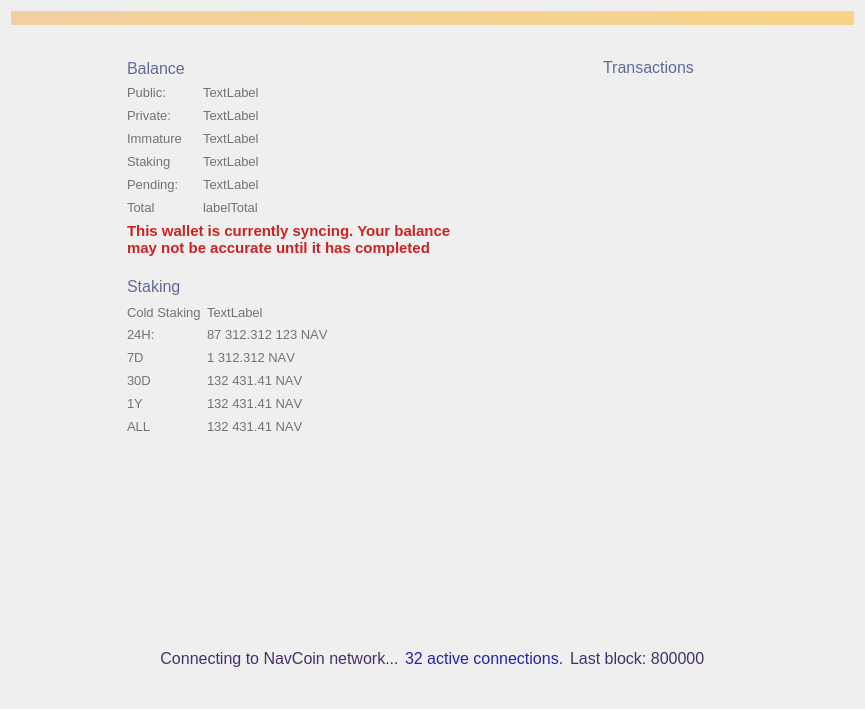
<?xml version="1.0" encoding="UTF-8"?>
<ui version="4.0">
 <class>OverviewPage</class>
 <widget class="QWidget" name="OverviewPage">
  <property name="geometry">
   <rect>
    <x>0</x>
    <y>0</y>
    <width>865</width>
    <height>709</height>
   </rect>
  </property>
  <property name="sizePolicy">
   <sizepolicy hsizetype="MinimumExpanding" vsizetype="MinimumExpanding">
    <horstretch>0</horstretch>
    <verstretch>0</verstretch>
   </sizepolicy>
  </property>
  <property name="maximumSize">
   <size>
    <width>16777215</width>
    <height>16777215</height>
   </size>
  </property>
  <property name="windowTitle">
   <string>Form</string>
  </property>
  <property name="styleSheet">
   <string notr="true"/>
  </property>
  <layout class="QVBoxLayout" name="topLayout">
   <item>
    <widget class="QLabel" name="labelAlerts">
     <property name="visible">
      <bool>false</bool>
     </property>
     <property name="styleSheet">
      <string notr="true">background-color: qlineargradient(x1: 0, y1: 0, x2: 1, y2: 0, stop:0 #F0D0A0, stop:1 #F8D488); color:#000000;</string>
     </property>
     <property name="wordWrap">
      <bool>true</bool>
     </property>
     <property name="margin">
      <number>3</number>
     </property>
    </widget>
   </item>
   <item>
    <spacer name="verticalSpacer">
     <property name="orientation">
      <enum>Qt::Vertical</enum>
     </property>
     <property name="sizeType">
      <enum>QSizePolicy::Fixed</enum>
     </property>
     <property name="sizeHint" stdset="0">
      <size>
       <width>20</width>
       <height>20</height>
      </size>
     </property>
    </spacer>
   </item>
   <item>
    <layout class="QHBoxLayout" name="horizontalLayout_2">
     <property name="sizeConstraint">
      <enum>QLayout::SetMinimumSize</enum>
     </property>
     <item>
      <spacer name="horizontalSpacer">
       <property name="orientation">
        <enum>Qt::Horizontal</enum>
       </property>
       <property name="sizeType">
        <enum>QSizePolicy::Fixed</enum>
       </property>
       <property name="sizeHint" stdset="0">
        <size>
         <width>100</width>
         <height>20</height>
        </size>
       </property>
      </spacer>
     </item>
     <item>
      <layout class="QVBoxLayout" name="verticalLayout_2">
       <property name="sizeConstraint">
        <enum>QLayout::SetNoConstraint</enum>
       </property>
       <property name="leftMargin">
        <number>16</number>
       </property>
       <property name="topMargin">
        <number>7</number>
       </property>
       <property name="rightMargin">
        <number>16</number>
       </property>
       <property name="bottomMargin">
        <number>16</number>
       </property>
       <item>
        <layout class="QHBoxLayout" name="horizontalLayout_3">
         <property name="spacing">
          <number>0</number>
         </property>
         <item>
          <widget class="QLabel" name="label_4">
           <property name="sizePolicy">
            <sizepolicy hsizetype="Minimum" vsizetype="Preferred">
             <horstretch>0</horstretch>
             <verstretch>0</verstretch>
            </sizepolicy>
           </property>
           <property name="font">
            <font>
             <pointsize>-1</pointsize>
            </font>
           </property>
           <property name="styleSheet">
            <string notr="true">color: #616998; text-transform: uppercase; font-size: 16px</string>
           </property>
           <property name="text">
            <string>Balance</string>
           </property>
          </widget>
         </item>
         <item>
          <spacer name="horizontalSpacer_11">
           <property name="orientation">
            <enum>Qt::Horizontal</enum>
           </property>
           <property name="sizeType">
            <enum>QSizePolicy::Maximum</enum>
           </property>
           <property name="sizeHint" stdset="0">
            <size>
             <width>10</width>
             <height>20</height>
            </size>
           </property>
          </spacer>
         </item>
         <item>
          <spacer name="horizontalSpacer_10">
           <property name="orientation">
            <enum>Qt::Horizontal</enum>
           </property>
           <property name="sizeHint" stdset="0">
            <size>
             <width>40</width>
             <height>20</height>
            </size>
           </property>
          </spacer>
         </item>
        </layout>
       </item>
       <item>
        <layout class="QHBoxLayout" name="horizontalLayout_4">
         <item>
          <layout class="QFormLayout" name="formLayout">
           <property name="sizeConstraint">
            <enum>QLayout::SetNoConstraint</enum>
           </property>
           <property name="labelAlignment">
            <set>Qt::AlignLeading|Qt::AlignLeft|Qt::AlignVCenter</set>
           </property>
           <property name="verticalSpacing">
            <number>-1</number>
           </property>
           <item row="0" column="0">
            <widget class="QLabel" name="label_6">
             <property name="sizePolicy">
              <sizepolicy hsizetype="Minimum" vsizetype="Preferred">
               <horstretch>0</horstretch>
               <verstretch>0</verstretch>
              </sizepolicy>
             </property>
             <property name="minimumSize">
              <size>
               <width>70</width>
               <height>17</height>
              </size>
             </property>
             <property name="maximumSize">
              <size>
               <width>70</width>
               <height>17</height>
              </size>
             </property>
             <property name="font">
              <font>
               <pointsize>10</pointsize>
               <weight>50</weight>
               <bold>false</bold>
               <stylestrategy>PreferAntialias</stylestrategy>
              </font>
             </property>
             <property name="styleSheet">
              <string notr="true">color: #727272</string>
             </property>
             <property name="text">
              <string>Public:</string>
             </property>
             <property name="alignment">
              <set>Qt::AlignLeading|Qt::AlignLeft|Qt::AlignVCenter</set>
             </property>
            </widget>
           </item>
           <item row="0" column="1">
            <widget class="QLabel" name="labelBalance">
             <property name="font">
              <font>
               <pointsize>10</pointsize>
               <weight>50</weight>
               <bold>false</bold>
               <stylestrategy>PreferAntialias</stylestrategy>
              </font>
             </property>
             <property name="styleSheet">
              <string notr="true">color: #727272</string>
             </property>
             <property name="text">
              <string>TextLabel</string>
             </property>
             <property name="alignment">
              <set>Qt::AlignLeading|Qt::AlignLeft|Qt::AlignVCenter</set>
             </property>
            </widget>
           </item>
           <item row="1" column="0">
            <widget class="QLabel" name="labelPrivateText">
             <property name="sizePolicy">
              <sizepolicy hsizetype="Minimum" vsizetype="Preferred">
               <horstretch>0</horstretch>
               <verstretch>0</verstretch>
              </sizepolicy>
             </property>
             <property name="minimumSize">
              <size>
               <width>70</width>
               <height>17</height>
              </size>
             </property>
             <property name="maximumSize">
              <size>
               <width>70</width>
               <height>17</height>
              </size>
             </property>
             <property name="font">
              <font>
               <pointsize>10</pointsize>
               <weight>50</weight>
               <bold>false</bold>
               <stylestrategy>PreferAntialias</stylestrategy>
              </font>
             </property>
             <property name="styleSheet">
              <string notr="true">color: #727272</string>
             </property>
             <property name="text">
              <string>Private:</string>
             </property>
             <property name="alignment">
              <set>Qt::AlignLeading|Qt::AlignLeft|Qt::AlignVCenter</set>
             </property>
            </widget>
           </item>
           <item row="1" column="1">
            <widget class="QLabel" name="labelPrivate">
             <property name="font">
              <font>
               <pointsize>10</pointsize>
               <weight>50</weight>
               <bold>false</bold>
               <stylestrategy>PreferAntialias</stylestrategy>
              </font>
             </property>
             <property name="styleSheet">
              <string notr="true">color: #727272</string>
             </property>
             <property name="text">
              <string>TextLabel</string>
             </property>
             <property name="alignment">
              <set>Qt::AlignLeading|Qt::AlignLeft|Qt::AlignVCenter</set>
             </property>
            </widget>
           </item>
           <item row="2" column="0">
            <widget class="QLabel" name="labelImmatureText">
             <property name="sizePolicy">
              <sizepolicy hsizetype="Minimum" vsizetype="Preferred">
               <horstretch>0</horstretch>
               <verstretch>0</verstretch>
              </sizepolicy>
             </property>
             <property name="minimumSize">
              <size>
               <width>70</width>
               <height>17</height>
              </size>
             </property>
             <property name="maximumSize">
              <size>
               <width>70</width>
               <height>17</height>
              </size>
             </property>
             <property name="font">
              <font>
               <pointsize>10</pointsize>
               <weight>50</weight>
               <bold>false</bold>
               <stylestrategy>PreferAntialias</stylestrategy>
              </font>
             </property>
             <property name="styleSheet">
              <string notr="true">color: #727272</string>
             </property>
             <property name="text">
              <string>Immature</string>
             </property>
             <property name="alignment">
              <set>Qt::AlignLeading|Qt::AlignLeft|Qt::AlignVCenter</set>
             </property>
            </widget>
           </item>
           <item row="2" column="1">
            <widget class="QLabel" name="labelImmature">
             <property name="font">
              <font>
               <pointsize>10</pointsize>
               <weight>50</weight>
               <bold>false</bold>
               <stylestrategy>PreferAntialias</stylestrategy>
              </font>
             </property>
             <property name="styleSheet">
              <string notr="true">color: #727272</string>
             </property>
             <property name="text">
              <string>TextLabel</string>
             </property>
             <property name="alignment">
              <set>Qt::AlignLeading|Qt::AlignLeft|Qt::AlignVCenter</set>
             </property>
            </widget>
           </item>
           <item row="3" column="0">
            <widget class="QLabel" name="labelStakingText">
             <property name="sizePolicy">
              <sizepolicy hsizetype="Minimum" vsizetype="Preferred">
               <horstretch>0</horstretch>
               <verstretch>0</verstretch>
              </sizepolicy>
             </property>
             <property name="minimumSize">
              <size>
               <width>70</width>
               <height>17</height>
              </size>
             </property>
             <property name="maximumSize">
              <size>
               <width>70</width>
               <height>17</height>
              </size>
             </property>
             <property name="font">
              <font>
               <pointsize>10</pointsize>
               <weight>50</weight>
               <bold>false</bold>
               <stylestrategy>PreferAntialias</stylestrategy>
              </font>
             </property>
             <property name="styleSheet">
              <string notr="true">color: #727272</string>
             </property>
             <property name="text">
              <string>Staking</string>
             </property>
             <property name="alignment">
              <set>Qt::AlignLeading|Qt::AlignLeft|Qt::AlignVCenter</set>
             </property>
            </widget>
           </item>
           <item row="3" column="1">
            <widget class="QLabel" name="labelStaking">
             <property name="font">
              <font>
               <pointsize>10</pointsize>
               <weight>50</weight>
               <bold>false</bold>
               <stylestrategy>PreferAntialias</stylestrategy>
              </font>
             </property>
             <property name="styleSheet">
              <string notr="true">color: #727272</string>
             </property>
             <property name="text">
              <string>TextLabel</string>
             </property>
             <property name="alignment">
              <set>Qt::AlignLeading|Qt::AlignLeft|Qt::AlignVCenter</set>
             </property>
            </widget>
           </item>
           <item row="4" column="0">
            <widget class="QLabel" name="labelUnconfirmedText">
             <property name="sizePolicy">
              <sizepolicy hsizetype="Minimum" vsizetype="Preferred">
               <horstretch>0</horstretch>
               <verstretch>0</verstretch>
              </sizepolicy>
             </property>
             <property name="minimumSize">
              <size>
               <width>70</width>
               <height>17</height>
              </size>
             </property>
             <property name="maximumSize">
              <size>
               <width>70</width>
               <height>17</height>
              </size>
             </property>
             <property name="font">
              <font>
               <pointsize>10</pointsize>
               <weight>50</weight>
               <bold>false</bold>
               <stylestrategy>PreferAntialias</stylestrategy>
              </font>
             </property>
             <property name="styleSheet">
              <string notr="true">color: #727272</string>
             </property>
             <property name="text">
              <string>Pending:</string>
             </property>
             <property name="alignment">
              <set>Qt::AlignLeading|Qt::AlignLeft|Qt::AlignVCenter</set>
             </property>
            </widget>
           </item>
           <item row="4" column="1">
            <widget class="QLabel" name="labelUnconfirmed">
             <property name="font">
              <font>
               <pointsize>10</pointsize>
               <weight>50</weight>
               <bold>false</bold>
               <stylestrategy>PreferAntialias</stylestrategy>
              </font>
             </property>
             <property name="styleSheet">
              <string notr="true">color: #727272</string>
             </property>
             <property name="text">
              <string>TextLabel</string>
             </property>
             <property name="alignment">
              <set>Qt::AlignLeading|Qt::AlignLeft|Qt::AlignVCenter</set>
             </property>
            </widget>
           </item>
           <item row="5" column="0">
            <widget class="QLabel" name="label_8">
             <property name="sizePolicy">
              <sizepolicy hsizetype="Minimum" vsizetype="Preferred">
               <horstretch>0</horstretch>
               <verstretch>0</verstretch>
              </sizepolicy>
             </property>
             <property name="minimumSize">
              <size>
               <width>70</width>
               <height>17</height>
              </size>
             </property>
             <property name="maximumSize">
              <size>
               <width>70</width>
               <height>17</height>
              </size>
             </property>
             <property name="font">
              <font>
               <pointsize>10</pointsize>
               <weight>50</weight>
               <bold>false</bold>
               <stylestrategy>PreferAntialias</stylestrategy>
              </font>
             </property>
             <property name="styleSheet">
              <string notr="true">color: #727272</string>
             </property>
             <property name="text">
              <string>Total</string>
             </property>
             <property name="alignment">
              <set>Qt::AlignLeading|Qt::AlignLeft|Qt::AlignVCenter</set>
             </property>
            </widget>
           </item>
           <item row="5" column="1">
            <widget class="QLabel" name="labelTotal">
             <property name="font">
              <font>
               <pointsize>10</pointsize>
               <weight>50</weight>
               <bold>false</bold>
               <stylestrategy>PreferAntialias</stylestrategy>
              </font>
             </property>
             <property name="styleSheet">
              <string notr="true">color: #727272</string>
             </property>
             <property name="text">
              <string>labelTotal</string>
             </property>
             <property name="alignment">
              <set>Qt::AlignLeading|Qt::AlignLeft|Qt::AlignVCenter</set>
             </property>
            </widget>
           </item>
          </layout>
         </item>
         <item>
          <spacer name="horizontalSpacer_4">
           <property name="orientation">
            <enum>Qt::Horizontal</enum>
           </property>
           <property name="sizeHint" stdset="0">
            <size>
             <width>40</width>
             <height>20</height>
            </size>
           </property>
          </spacer>
         </item>
        </layout>
       </item>
       <item>
        <widget class="QLabel" name="labelWalletStatus">
         <property name="font">
          <font>
           <pointsize>11</pointsize>
           <weight>75</weight>
           <bold>true</bold>
          </font>
         </property>
         <property name="styleSheet">
          <string notr="true">color:#cc2222</string>
         </property>
         <property name="text">
          <string>This wallet is currently syncing. Your balance may not be accurate until it has completed</string>
         </property>
         <property name="wordWrap">
          <bool>true</bool>
         </property>
        </widget>
       </item>
       <item>
        <spacer name="verticalSpacer_5">
         <property name="orientation">
          <enum>Qt::Vertical</enum>
         </property>
         <property name="sizeType">
          <enum>QSizePolicy::Maximum</enum>
         </property>
         <property name="sizeHint" stdset="0">
          <size>
           <width>20</width>
           <height>10</height>
          </size>
         </property>
        </spacer>
       </item>
       <item>
        <layout class="QHBoxLayout" name="horizontalLayout_7">
         <property name="spacing">
          <number>0</number>
         </property>
         <item>
          <widget class="QLabel" name="label_11">
           <property name="font">
            <font>
             <pointsize>-1</pointsize>
            </font>
           </property>
           <property name="styleSheet">
            <string notr="true">color: #616998; text-transform: uppercase; font-size: 16px</string>
           </property>
           <property name="text">
            <string>Staking</string>
           </property>
           <property name="alignment">
            <set>Qt::AlignLeading|Qt::AlignLeft|Qt::AlignVCenter</set>
           </property>
          </widget>
         </item>
         <item>
          <spacer name="horizontalSpacer_8">
           <property name="orientation">
            <enum>Qt::Horizontal</enum>
           </property>
           <property name="sizeType">
            <enum>QSizePolicy::Maximum</enum>
           </property>
           <property name="sizeHint" stdset="0">
            <size>
             <width>10</width>
             <height>20</height>
            </size>
           </property>
          </spacer>
         </item>
         <item>
          <widget class="QPushButton" name="unlockStakingButton">
           <property name="minimumSize">
            <size>
             <width>26</width>
             <height>26</height>
            </size>
           </property>
           <property name="maximumSize">
            <size>
             <width>26</width>
             <height>26</height>
            </size>
           </property>
           <property name="styleSheet">
            <string notr="true">border: 0</string>
           </property>
           <property name="text">
            <string/>
           </property>
          </widget>
         </item>
         <item>
          <spacer name="horizontalSpacer_9">
           <property name="orientation">
            <enum>Qt::Horizontal</enum>
           </property>
           <property name="sizeHint" stdset="0">
            <size>
             <width>40</width>
             <height>20</height>
            </size>
           </property>
          </spacer>
         </item>
        </layout>
       </item>
       <item>
        <layout class="QHBoxLayout" name="horizontalLayout_6">
         <item>
          <layout class="QFormLayout" name="formLayout_2">
           <property name="labelAlignment">
            <set>Qt::AlignLeading|Qt::AlignLeft|Qt::AlignVCenter</set>
           </property>
           <item row="1" column="0">
            <widget class="QLabel" name="labelColdStakingText">
             <property name="font">
              <font>
               <pointsize>10</pointsize>
              </font>
             </property>
             <property name="styleSheet">
              <string notr="true">color: #727272</string>
             </property>
             <property name="text">
              <string>Cold Staking</string>
             </property>
            </widget>
           </item>
           <item row="1" column="1">
            <widget class="QLabel" name="labelColdStaking">
             <property name="font">
              <font>
               <pointsize>10</pointsize>
              </font>
             </property>
             <property name="styleSheet">
              <string notr="true">color: #727272</string>
             </property>
             <property name="text">
              <string>TextLabel</string>
             </property>
            </widget>
           </item>
           <item row="2" column="0">
            <widget class="QLabel" name="label_10">
             <property name="sizePolicy">
              <sizepolicy hsizetype="Minimum" vsizetype="Preferred">
               <horstretch>0</horstretch>
               <verstretch>0</verstretch>
              </sizepolicy>
             </property>
             <property name="minimumSize">
              <size>
               <width>70</width>
               <height>17</height>
              </size>
             </property>
             <property name="maximumSize">
              <size>
               <width>70</width>
               <height>17</height>
              </size>
             </property>
             <property name="font">
              <font>
               <pointsize>10</pointsize>
               <weight>50</weight>
               <bold>false</bold>
               <stylestrategy>PreferAntialias</stylestrategy>
              </font>
             </property>
             <property name="styleSheet">
              <string notr="true">color: #727272</string>
             </property>
             <property name="text">
              <string>24H:</string>
             </property>
             <property name="alignment">
              <set>Qt::AlignLeading|Qt::AlignLeft|Qt::AlignVCenter</set>
             </property>
            </widget>
           </item>
           <item row="2" column="1">
            <widget class="QLabel" name="label24hStakingStats">
             <property name="font">
              <font>
               <pointsize>10</pointsize>
               <weight>50</weight>
               <bold>false</bold>
               <stylestrategy>PreferAntialias</stylestrategy>
               <kerning>false</kerning>
              </font>
             </property>
             <property name="styleSheet">
              <string notr="true">color: #727272</string>
             </property>
             <property name="text">
              <string>87 312.312 123 NAV</string>
             </property>
             <property name="alignment">
              <set>Qt::AlignLeading|Qt::AlignLeft|Qt::AlignVCenter</set>
             </property>
            </widget>
           </item>
           <item row="3" column="0">
            <widget class="QLabel" name="label_13">
             <property name="sizePolicy">
              <sizepolicy hsizetype="Minimum" vsizetype="Preferred">
               <horstretch>0</horstretch>
               <verstretch>0</verstretch>
              </sizepolicy>
             </property>
             <property name="minimumSize">
              <size>
               <width>70</width>
               <height>17</height>
              </size>
             </property>
             <property name="maximumSize">
              <size>
               <width>70</width>
               <height>17</height>
              </size>
             </property>
             <property name="font">
              <font>
               <pointsize>10</pointsize>
               <weight>50</weight>
               <bold>false</bold>
               <stylestrategy>PreferAntialias</stylestrategy>
               <kerning>false</kerning>
              </font>
             </property>
             <property name="styleSheet">
              <string notr="true">color: #727272</string>
             </property>
             <property name="text">
              <string>7D</string>
             </property>
             <property name="alignment">
              <set>Qt::AlignLeading|Qt::AlignLeft|Qt::AlignVCenter</set>
             </property>
            </widget>
           </item>
           <item row="3" column="1">
            <widget class="QLabel" name="label7dStakingStats">
             <property name="font">
              <font>
               <pointsize>10</pointsize>
               <weight>50</weight>
               <bold>false</bold>
               <stylestrategy>PreferAntialias</stylestrategy>
               <kerning>false</kerning>
              </font>
             </property>
             <property name="styleSheet">
              <string notr="true">color: #727272</string>
             </property>
             <property name="text">
              <string>1 312.312 NAV</string>
             </property>
             <property name="alignment">
              <set>Qt::AlignLeading|Qt::AlignLeft|Qt::AlignVCenter</set>
             </property>
            </widget>
           </item>
           <item row="4" column="0">
            <widget class="QLabel" name="label_14">
             <property name="sizePolicy">
              <sizepolicy hsizetype="Minimum" vsizetype="Preferred">
               <horstretch>0</horstretch>
               <verstretch>0</verstretch>
              </sizepolicy>
             </property>
             <property name="minimumSize">
              <size>
               <width>70</width>
               <height>17</height>
              </size>
             </property>
             <property name="maximumSize">
              <size>
               <width>70</width>
               <height>17</height>
              </size>
             </property>
             <property name="font">
              <font>
               <pointsize>10</pointsize>
               <weight>50</weight>
               <bold>false</bold>
               <stylestrategy>PreferAntialias</stylestrategy>
               <kerning>false</kerning>
              </font>
             </property>
             <property name="styleSheet">
              <string notr="true">color: #727272</string>
             </property>
             <property name="text">
              <string>30D</string>
             </property>
             <property name="alignment">
              <set>Qt::AlignLeading|Qt::AlignLeft|Qt::AlignVCenter</set>
             </property>
            </widget>
           </item>
           <item row="4" column="1">
            <widget class="QLabel" name="label30dStakingStats">
             <property name="font">
              <font>
               <pointsize>10</pointsize>
               <weight>50</weight>
               <bold>false</bold>
               <stylestrategy>PreferAntialias</stylestrategy>
               <kerning>false</kerning>
              </font>
             </property>
             <property name="styleSheet">
              <string notr="true">color: #727272</string>
             </property>
             <property name="text">
              <string>132 431.41 NAV</string>
             </property>
             <property name="alignment">
              <set>Qt::AlignLeading|Qt::AlignLeft|Qt::AlignVCenter</set>
             </property>
            </widget>
           </item>
           <item row="5" column="0">
            <widget class="QLabel" name="label_16">
             <property name="sizePolicy">
              <sizepolicy hsizetype="Minimum" vsizetype="Preferred">
               <horstretch>0</horstretch>
               <verstretch>0</verstretch>
              </sizepolicy>
             </property>
             <property name="minimumSize">
              <size>
               <width>70</width>
               <height>17</height>
              </size>
             </property>
             <property name="maximumSize">
              <size>
               <width>70</width>
               <height>17</height>
              </size>
             </property>
             <property name="font">
              <font>
               <pointsize>10</pointsize>
               <weight>50</weight>
               <bold>false</bold>
               <stylestrategy>PreferAntialias</stylestrategy>
               <kerning>false</kerning>
              </font>
             </property>
             <property name="styleSheet">
              <string notr="true">color: #727272</string>
             </property>
             <property name="text">
              <string>1Y</string>
             </property>
             <property name="alignment">
              <set>Qt::AlignLeading|Qt::AlignLeft|Qt::AlignVCenter</set>
             </property>
            </widget>
           </item>
           <item row="5" column="1">
            <widget class="QLabel" name="label1yStakingStats">
             <property name="font">
              <font>
               <pointsize>10</pointsize>
               <weight>50</weight>
               <bold>false</bold>
               <stylestrategy>PreferAntialias</stylestrategy>
               <kerning>false</kerning>
              </font>
             </property>
             <property name="styleSheet">
              <string notr="true">color: #727272</string>
             </property>
             <property name="text">
              <string>132 431.41 NAV</string>
             </property>
             <property name="alignment">
              <set>Qt::AlignLeading|Qt::AlignLeft|Qt::AlignVCenter</set>
             </property>
            </widget>
           </item>
           <item row="6" column="0">
            <widget class="QLabel" name="label_17">
             <property name="sizePolicy">
              <sizepolicy hsizetype="Minimum" vsizetype="Preferred">
               <horstretch>0</horstretch>
               <verstretch>0</verstretch>
              </sizepolicy>
             </property>
             <property name="minimumSize">
              <size>
               <width>70</width>
               <height>17</height>
              </size>
             </property>
             <property name="maximumSize">
              <size>
               <width>70</width>
               <height>17</height>
              </size>
             </property>
             <property name="font">
              <font>
               <pointsize>10</pointsize>
               <weight>50</weight>
               <bold>false</bold>
               <stylestrategy>PreferAntialias</stylestrategy>
               <kerning>false</kerning>
              </font>
             </property>
             <property name="styleSheet">
              <string notr="true">color: #727272</string>
             </property>
             <property name="text">
              <string>ALL</string>
             </property>
             <property name="alignment">
              <set>Qt::AlignLeading|Qt::AlignLeft|Qt::AlignVCenter</set>
             </property>
            </widget>
           </item>
           <item row="6" column="1">
            <widget class="QLabel" name="labelallStakingStats">
             <property name="font">
              <font>
               <pointsize>10</pointsize>
               <weight>50</weight>
               <bold>false</bold>
               <stylestrategy>PreferAntialias</stylestrategy>
               <kerning>false</kerning>
              </font>
             </property>
             <property name="styleSheet">
              <string notr="true">color: #727272</string>
             </property>
             <property name="text">
              <string>132 431.41 NAV</string>
             </property>
             <property name="alignment">
              <set>Qt::AlignLeading|Qt::AlignLeft|Qt::AlignVCenter</set>
             </property>
            </widget>
           </item>
          </layout>
         </item>
         <item>
          <spacer name="horizontalSpacer_7">
           <property name="orientation">
            <enum>Qt::Horizontal</enum>
           </property>
           <property name="sizeHint" stdset="0">
            <size>
             <width>40</width>
             <height>20</height>
            </size>
           </property>
          </spacer>
         </item>
        </layout>
       </item>
       <item>
        <widget class="QLabel" name="stakingStatusLabel">
         <property name="sizePolicy">
          <sizepolicy hsizetype="Expanding" vsizetype="Preferred">
           <horstretch>0</horstretch>
           <verstretch>0</verstretch>
          </sizepolicy>
         </property>
         <property name="minimumSize">
          <size>
           <width>235</width>
           <height>0</height>
          </size>
         </property>
         <property name="maximumSize">
          <size>
           <width>235</width>
           <height>16777215</height>
          </size>
         </property>
         <property name="styleSheet">
          <string notr="true">color: #616998;  font-size: 13px; margin-top:6px</string>
         </property>
         <property name="text">
          <string/>
         </property>
         <property name="wordWrap">
          <bool>true</bool>
         </property>
        </widget>
       </item>
       <item>
        <widget class="QLabel" name="votingStatusLabel">
         <property name="sizePolicy">
          <sizepolicy hsizetype="Expanding" vsizetype="Preferred">
           <horstretch>0</horstretch>
           <verstretch>0</verstretch>
          </sizepolicy>
         </property>
         <property name="minimumSize">
          <size>
           <width>235</width>
           <height>0</height>
          </size>
         </property>
         <property name="maximumSize">
          <size>
           <width>235</width>
           <height>16777215</height>
          </size>
         </property>
         <property name="styleSheet">
          <string notr="true">color: #616998;  font-size: 13px; margin-top:6px</string>
         </property>
         <property name="text">
          <string/>
         </property>
         <property name="wordWrap">
          <bool>true</bool>
         </property>
        </widget>
       </item>
       <item>
        <spacer name="verticalSpacer_4">
         <property name="orientation">
          <enum>Qt::Vertical</enum>
         </property>
         <property name="sizeHint" stdset="0">
          <size>
           <width>20</width>
           <height>10</height>
          </size>
         </property>
        </spacer>
       </item>
      </layout>
     </item>
     <item>
      <spacer name="horizontalSpacer_2">
       <property name="orientation">
        <enum>Qt::Horizontal</enum>
       </property>
       <property name="sizeType">
        <enum>QSizePolicy::Fixed</enum>
       </property>
       <property name="sizeHint" stdset="0">
        <size>
         <width>80</width>
         <height>20</height>
        </size>
       </property>
      </spacer>
     </item>
     <item>
      <layout class="QVBoxLayout" name="verticalLayout_3">
       <property name="leftMargin">
        <number>16</number>
       </property>
       <property name="topMargin">
        <number>7</number>
       </property>
       <property name="rightMargin">
        <number>16</number>
       </property>
       <property name="bottomMargin">
        <number>16</number>
       </property>
       <item>
        <layout class="QVBoxLayout" name="verticalLayout_4">
         <item>
          <layout class="QHBoxLayout" name="horizontalLayout_5">
           <item>
            <widget class="QLabel" name="label_12">
             <property name="sizePolicy">
              <sizepolicy hsizetype="Preferred" vsizetype="Maximum">
               <horstretch>0</horstretch>
               <verstretch>0</verstretch>
              </sizepolicy>
             </property>
             <property name="maximumSize">
              <size>
               <width>16777215</width>
               <height>19</height>
              </size>
             </property>
             <property name="font">
              <font>
               <pointsize>-1</pointsize>
              </font>
             </property>
             <property name="styleSheet">
              <string notr="true">color: #616998; text-transform: uppercase; font-size: 16px;</string>
             </property>
             <property name="text">
              <string>Transactions</string>
             </property>
            </widget>
           </item>
           <item>
            <spacer name="horizontalSpacer_12">
             <property name="orientation">
              <enum>Qt::Horizontal</enum>
             </property>
             <property name="sizeHint" stdset="0">
              <size>
               <width>40</width>
               <height>20</height>
              </size>
             </property>
            </spacer>
           </item>
          </layout>
         </item>
         <item>
          <spacer name="verticalSpacer_6">
           <property name="orientation">
            <enum>Qt::Vertical</enum>
           </property>
           <property name="sizeType">
            <enum>QSizePolicy::Maximum</enum>
           </property>
           <property name="sizeHint" stdset="0">
            <size>
             <width>20</width>
             <height>4</height>
            </size>
           </property>
          </spacer>
         </item>
         <item>
          <widget class="ListView" name="listTransactions" native="true">
           <property name="sizePolicy">
            <sizepolicy hsizetype="Preferred" vsizetype="Expanding">
             <horstretch>0</horstretch>
             <verstretch>0</verstretch>
            </sizepolicy>
           </property>
           <property name="styleSheet">
            <string notr="true">background: transparent;border:0</string>
           </property>
          </widget>
         </item>
        </layout>
       </item>
      </layout>
     </item>
     <item>
      <spacer name="horizontalSpacer_3">
       <property name="orientation">
        <enum>Qt::Horizontal</enum>
       </property>
       <property name="sizeType">
        <enum>QSizePolicy::Fixed</enum>
       </property>
       <property name="sizeHint" stdset="0">
        <size>
         <width>100</width>
         <height>20</height>
        </size>
       </property>
      </spacer>
     </item>
    </layout>
   </item>
   <item>
    <layout class="QHBoxLayout" name="horizontalLayout">
     <property name="sizeConstraint">
      <enum>QLayout::SetMinimumSize</enum>
     </property>
     <item>
      <spacer name="horizontalSpacer_5">
       <property name="orientation">
        <enum>Qt::Horizontal</enum>
       </property>
       <property name="sizeHint" stdset="0">
        <size>
         <width>40</width>
         <height>20</height>
        </size>
       </property>
      </spacer>
     </item>
     <item>
      <widget class="QLabel" name="statusTitle">
       <property name="sizePolicy">
        <sizepolicy hsizetype="Minimum" vsizetype="Preferred">
         <horstretch>0</horstretch>
         <verstretch>0</verstretch>
        </sizepolicy>
       </property>
       <property name="minimumSize">
        <size>
         <width>0</width>
         <height>60</height>
        </size>
       </property>
       <property name="font">
        <font>
         <pointsize>12</pointsize>
        </font>
       </property>
       <property name="styleSheet">
        <string notr="true">color: #452f6a</string>
       </property>
       <property name="text">
        <string>Connecting to NavCoin network...</string>
       </property>
       <property name="alignment">
        <set>Qt::AlignCenter</set>
       </property>
      </widget>
     </item>
     <item>
      <widget class="QLabel" name="statusTitleConnections">
       <property name="sizePolicy">
        <sizepolicy hsizetype="Minimum" vsizetype="Preferred">
         <horstretch>0</horstretch>
         <verstretch>0</verstretch>
        </sizepolicy>
       </property>
       <property name="font">
        <font>
         <pointsize>12</pointsize>
        </font>
       </property>
       <property name="visible">
        <bool>false</bool>
       </property>
       <property name="styleSheet">
        <string notr="true">color: #2922a8</string>
       </property>
       <property name="text">
        <string>32 active connections.</string>
       </property>
      </widget>
     </item>
     <item>
      <widget class="QLabel" name="statusTitleBlocks">
       <property name="sizePolicy">
        <sizepolicy hsizetype="Minimum" vsizetype="Preferred">
         <horstretch>0</horstretch>
         <verstretch>0</verstretch>
        </sizepolicy>
       </property>
       <property name="font">
        <font>
         <pointsize>12</pointsize>
        </font>
       </property>
       <property name="visible">
        <bool>false</bool>
       </property>
       <property name="styleSheet">
        <string notr="true">color: #452f6a</string>
       </property>
       <property name="text">
        <string>Last block: 800000</string>
       </property>
      </widget>
     </item>
     <item>
      <spacer name="horizontalSpacer_6">
       <property name="orientation">
        <enum>Qt::Horizontal</enum>
       </property>
       <property name="sizeHint" stdset="0">
        <size>
         <width>40</width>
         <height>20</height>
        </size>
       </property>
      </spacer>
     </item>
    </layout>
   </item>
   <item>
    <spacer name="verticalSpacer_3">
     <property name="orientation">
      <enum>Qt::Vertical</enum>
     </property>
     <property name="sizeType">
      <enum>QSizePolicy::Fixed</enum>
     </property>
     <property name="sizeHint" stdset="0">
      <size>
       <width>20</width>
       <height>10</height>
      </size>
     </property>
    </spacer>
   </item>
  </layout>
 </widget>
 <customwidgets>
  <customwidget>
   <class>ListView</class>
   <extends>QWidget</extends>
   <header>listview.h</header>
  </customwidget>
 </customwidgets>
 <resources/>
 <connections/>
</ui>
